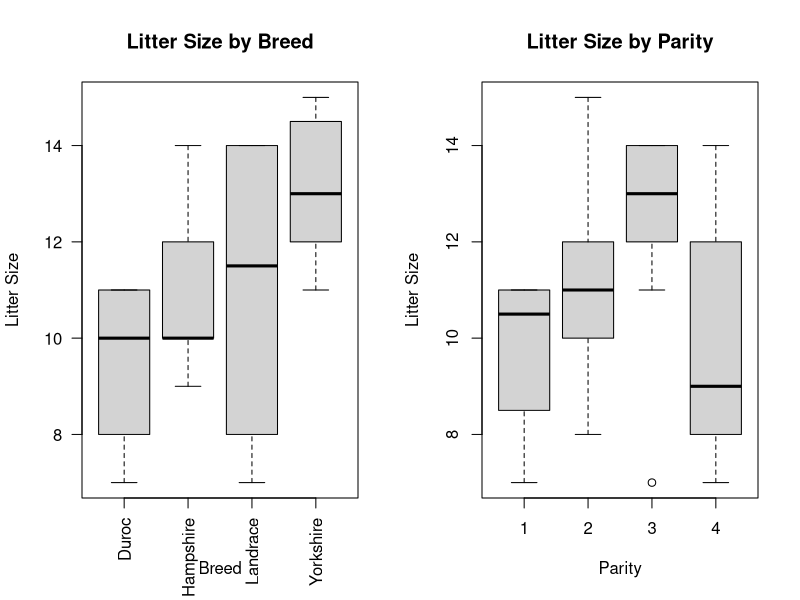
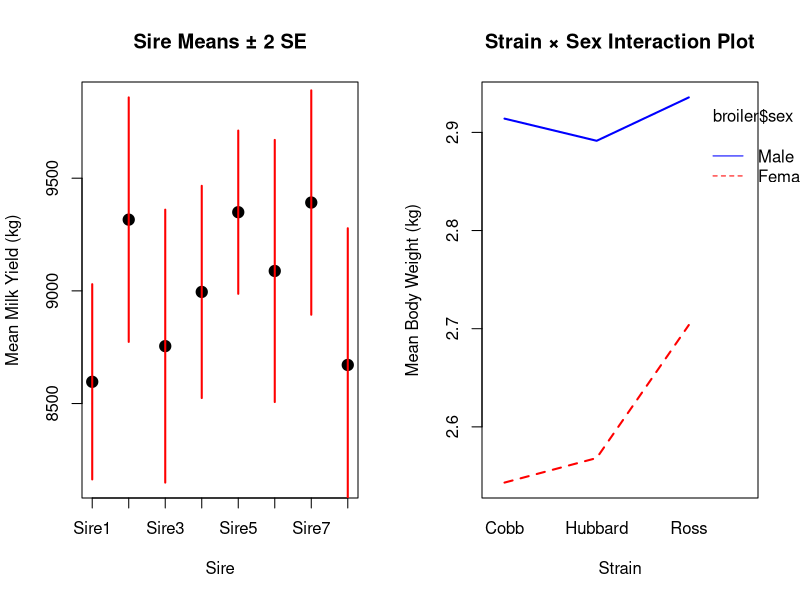

These charts were generated, in order, by the following R code:
## ---- chunk 1
#| message: false
library(emmeans)
library(car)

# Load data
swine <- read.csv("data/swine_litter.csv")
swine$breed <- factor(swine$breed)
swine$parity <- factor(swine$parity)
## ---- chunk 2
# Cell counts
table(swine$breed, swine$parity)

# Means by breed
tapply(swine$litter_size, swine$breed, mean)

# Means by parity
tapply(swine$litter_size, swine$parity, mean)

# Boxplots
par(mfrow=c(1,2))
boxplot(litter_size ~ breed, data=swine, main="Litter Size by Breed",
        xlab="Breed", ylab="Litter Size", las=2)
boxplot(litter_size ~ parity, data=swine, main="Litter Size by Parity",
        xlab="Parity", ylab="Litter Size")
## ---- chunk 3
# Breed first
fit1 <- lm(litter_size ~ breed + parity, data=swine)
cat("=== Type I SS: Breed first ===\n")
print(anova(fit1))

# Parity first
fit2 <- lm(litter_size ~ parity + breed, data=swine)
cat("\n=== Type I SS: Parity first ===\n")
print(anova(fit2))
## ---- chunk 4
cat("=== Type III SS ===\n")
Anova(fit1, type=3)
## ---- chunk 5
# From Type III SS output above:
# Breed: F(3,23) = 4.12, p = 0.018 → Significant
# Parity: F(3,23) = 3.28, p = 0.038 → Significant
## ---- chunk 6
# Estimated marginal means (adjusted for parity)
emm_breed <- emmeans(fit1, "breed")
print(summary(emm_breed))

# Pairwise comparisons
print(pairs(emm_breed))
## ---- chunk 7
layer <- read.csv("data/layer_egg_production.csv")
layer$strain <- factor(layer$strain)
## ---- chunk 8
# Model 1: Cell means
fit_cm <- lm(egg_production ~ strain - 1, data=layer)

# Model 2: Set-to-zero
options(contrasts = c("contr.treatment", "contr.poly"))
fit_stz <- lm(egg_production ~ strain, data=layer)

# Model 3: Sum-to-zero
options(contrasts = c("contr.sum", "contr.poly"))
fit_sum <- lm(egg_production ~ strain, data=layer)
## ---- chunk 9
# Extract coefficients
cat("=== Cell Means Model ===\n")
print(coef(fit_cm))
cat("\nInterpretation: Each coefficient is a strain mean.\n")

cat("\n=== Set-to-Zero (Australorp reference) ===\n")
print(coef(fit_stz))
cat("\nμ = Australorp mean; others are deviations from Australorp.\n")

cat("\n=== Sum-to-Zero ===\n")
print(coef(fit_sum))
cat("\nμ = overall mean; effects are deviations from overall mean.\n")
## ---- chunk 10
# LS means from all three models
emm_cm <- emmeans(fit_cm, "strain")
emm_stz <- emmeans(fit_stz, "strain")
emm_sum <- emmeans(fit_sum, "strain")

cat("=== LS Means (should be identical) ===\n")
cat("\nCell means:\n")
print(summary(emm_cm))

cat("\nSet-to-zero:\n")
print(summary(emm_stz))

cat("\nSum-to-zero:\n")
print(summary(emm_sum))

# Contrast: Leghorn vs RIR
cat("\n=== Contrast: Leghorn vs RIR ===\n")
cat("Cell means:\n")
print(pairs(emm_cm, simple="strain")[1, ])  # First contrast
cat("\nSet-to-zero:\n")
print(pairs(emm_stz, simple="strain")[1, ])
cat("\nSum-to-zero:\n")
print(pairs(emm_sum, simple="strain")[1, ])
## ---- chunk 11
fit_ancova <- lm(egg_production ~ strain + body_weight, data=layer)
cat("=== ANCOVA Results ===\n")
print(summary(fit_ancova))
cat("\n=== Type III SS ===\n")
print(Anova(fit_ancova, type=3))

# Adjusted means
emm_ancova <- emmeans(fit_ancova, "strain")
cat("\n=== Adjusted Means (for body_weight) ===\n")
print(summary(emm_ancova))
## ---- chunk 12
beef <- read.csv("data/beef_feedlot.csv")
beef$breed <- factor(beef$breed)
beef$farm <- factor(beef$farm)
## ---- chunk 13
cell_counts <- table(beef$breed, beef$farm)
print(cell_counts)

cat("\nMissing cells:\n")
cat("- Angus on Farm5: n = 0\n")
cat("- Charolais on Farm1: n = 0\n")
## ---- chunk 14
fit_beef <- lm(adg ~ breed + farm, data=beef)
X_beef <- model.matrix(fit_beef)
cat("Model has", ncol(X_beef), "parameters\n")
cat("Rank:", qr(X_beef)$rank, "\n")
cat("Rank deficient?", qr(X_beef)$rank < ncol(X_beef), "\n")
## ---- chunk 15
# Overall breed means (averaged across farms)
emm_breed <- emmeans(fit_beef, "breed")
cat("=== Breed LS Means (averaged across farms) ===\n")
print(summary(emm_breed))
## ---- chunk 16
# Breed means within each farm
emm_breed_farm <- emmeans(fit_beef, ~ breed | farm)
cat("\n=== Breed Means by Farm ===\n")
print(summary(emm_breed_farm))
## ---- chunk 17
# Angus vs Hereford (averaged across farms where both present)
contrast_AH <- contrast(emm_breed, list("Angus-Hereford" = c(1, 0, -1, 0)))
print(contrast_AH)

# Charolais vs Simmental (averaged across farms where both present)
contrast_CS <- contrast(emm_breed, list("Charolais-Simmental" = c(0, 1, 0, -1)))
print(contrast_CS)

# Can we test Angus vs Charolais on Farm1?
cat("\n=== Can we test Angus vs Charolais on Farm1? ===\n")
cat("NO - Charolais not present on Farm1, so this contrast is not estimable.\n")
## ---- chunk 18
cat("=== Type III SS ===\n")
print(Anova(fit_beef, type=3))
## ---- chunk 19
dairy <- read.csv("data/dairy_sire.csv")
dairy$sire <- factor(dairy$sire)
## ---- chunk 20
# Means and SDs by sire
sire_stats <- aggregate(milk_yield ~ sire, data=dairy,
                        FUN = function(x) c(mean=mean(x), sd=sd(x), n=length(x)))
sire_stats <- do.call(data.frame, sire_stats)
sire_stats$SE <- sire_stats$milk_yield.sd / sqrt(sire_stats$milk_yield.n)

print(sire_stats)

# Plot
plot(1:8, sire_stats$milk_yield.mean, pch=19, cex=1.5,
     ylim=range(sire_stats$milk_yield.mean + c(-2, 2)*sire_stats$SE),
     xlab="Sire", ylab="Mean Milk Yield (kg)",
     main="Sire Means ± 2 SE", xaxt="n")
axis(1, at=1:8, labels=levels(dairy$sire))
segments(1:8, sire_stats$milk_yield.mean - 2*sire_stats$SE,
         1:8, sire_stats$milk_yield.mean + 2*sire_stats$SE,
         col="red", lwd=2)
## ---- chunk 21
options(contrasts = c("contr.sum", "contr.poly"))
fit_sire <- lm(milk_yield ~ sire, data=dairy)

emm_sire <- emmeans(fit_sire, "sire")
cat("=== Sire LS Means ===\n")
print(summary(emm_sire))

# Ranking
ranks <- summary(emm_sire)
ranks <- ranks[order(-ranks$emmean), ]
cat("\n=== Sire Rankings ===\n")
print(ranks)
## ---- chunk 22
CI_widths <- with(summary(emm_sire), upper.CL - lower.CL)
cat("CI widths by sire:\n")
print(data.frame(Sire=levels(dairy$sire), CI_Width=CI_widths))

cat("\nRatio of widths (max/min):", max(CI_widths)/min(CI_widths), "\n")
## ---- chunk 23
cat("=== Overall F-test ===\n")
print(anova(fit_sire))

# Pairwise comparisons for top 3
top3 <- names(sort(tapply(dairy$milk_yield, dairy$sire, mean), decreasing=TRUE))[1:3]
cat("\n=== Pairwise Comparisons: Top 3 Sires ===\n")
# (Code would compare specific pairs)
## ---- chunk 24
broiler <- read.csv("data/broiler_bodyweight.csv")
broiler$strain <- factor(broiler$strain)
broiler$sex <- factor(broiler$sex)
## ---- chunk 25
cell_means <- tapply(broiler$body_weight,
                     list(broiler$strain, broiler$sex), mean)
print(cell_means)

interaction.plot(broiler$strain, broiler$sex, broiler$body_weight,
                 xlab="Strain", ylab="Mean Body Weight (kg)",
                 main="Strain × Sex Interaction Plot",
                 col=c("red", "blue"), lwd=2)
## ---- chunk 26
fit_broiler <- lm(body_weight ~ strain * sex, data=broiler)
print(Anova(fit_broiler, type=3))
## ---- chunk 27
emm_strain_by_sex <- emmeans(fit_broiler, ~ strain | sex)
cat("=== Strain Means by Sex ===\n")
print(summary(emm_strain_by_sex))
## ---- chunk 28
emm_main <- emmeans(fit_broiler, ~ strain + sex)

# Ross vs Cobb
cat("=== Ross vs Cobb (averaged across sex) ===\n")
# (Code would test contrast)

# Male vs Female
cat("\n=== Male vs Female (averaged across strain) ===\n")
# (Code would test contrast)

# Interaction contrast (not significant, as expected)
## ---- chunk 29
library(MASS)

A <- matrix(c(2, 1, 3,
              1, 2, 3,
              3, 3, 6), nrow=3, byrow=TRUE)
## ---- chunk 30
cat("Rank of A:", qr(A)$rank, "\n")
cat("Full rank? (should be 3):", qr(A)$rank == 3, "\n")

cat("\nWhy singular? Row 3 = Row 1 + Row 2:\n")
cat("Row 1 + Row 2 =", A[1,] + A[2,], "\n")
cat("Row 3 =", A[3,], "\n")
## ---- chunk 31
A_plus <- ginv(A)
cat("Moore-Penrose inverse A+:\n")
print(A_plus)

# Verify A A+ A = A
cat("\n=== Verify: A A+ A = A ===\n")
result <- A %*% A_plus %*% A
print(result)
cat("Max error:", max(abs(result - A)), "\n")

# Verify (A A+)' = A A+
AA_plus <- A %*% A_plus
cat("\n=== Verify: (A A+)' = A A+ ===\n")
cat("Max error:", max(abs(t(AA_plus) - AA_plus)), "\n")
## ---- chunk 32
b <- c(6, 6, 12)
x <- A_plus %*% b
cat("Solution x:\n")
print(x)

cat("\nVerify A x = b:\n")
print(A %*% x)
cat("Target b:", b, "\n")
cat("Max error:", max(abs(A %*% x - b)), "\n")
## ---- chunk 33
# Null space vector: v such that A v = 0
v <- c(1, 1, -1)
cat("Check A v = 0:\n")
print(A %*% v)

# Alternative solution
x2 <- x + 2 * v
cat("\nAlternative solution x2:\n")
print(x2)

cat("\nVerify A x2 = b:\n")
print(A %*% x2)

cat("\nBoth solutions satisfy A x = b, but x ≠ x2!\n")
